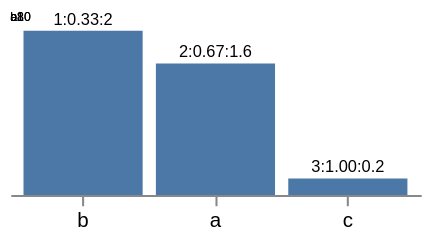

Here is the Vega-Lite specification saved for this chart:
### Vega specification from a JSON file in a GitHub repository (floating-point values rounded to 4 significant figures)
{"width": 200, "height": 80, "padding": 5, "data": [{"name": "raw", "values": [{"k": "a", "v": 3}, {"k": "b", "v": 8}, {"k": "a", "v": 5}, {"k": "c", "v": 1}, {"k": "b", "v": 2}]}, {"name": "agg", "source": "raw", "transform": [{"type": "aggregate", "groupby": ["k"], "ops": ["sum", "count", "max"], "fields": ["v", null, "v"], "as": ["total", "n", "top"]}, {"type": "window", "sort": {"field": "total", "order": "descending"}, "ops": ["rank", "cume_dist"], "as": ["rank", "cdf"]}, {"type": "formula", "expr": "datum.total / 5", "as": "scaled"}, {"type": "filter", "expr": "datum.n >= 1"}, {"type": "collect", "sort": {"field": "total", "order": "descending"}}]}, {"name": "lookupd", "source": "raw", "transform": [{"type": "lookup", "from": "agg", "key": "k", "fields": ["k"], "values": ["total"], "as": ["grand"]}, {"type": "project", "fields": ["k", "grand"], "as": ["key", "g"]}]}], "scales": [{"name": "x", "type": "band", "domain": {"data": "agg", "field": "k", "sort": {"op": "max", "field": "total", "order": "descending"}}, "range": "width", "padding": 0.1}, {"name": "y", "type": "linear", "domain": {"data": "agg", "field": "total"}, "range": "height", "nice": true}], "axes": [{"orient": "bottom", "scale": "x"}], "marks": [{"type": "rect", "from": {"data": "agg"}, "encode": {"update": {"x": {"scale": "x", "field": "k"}, "width": {"scale": "x", "band": 1}, "y": {"scale": "y", "field": "total"}, "y2": {"scale": "y", "value": 0}}}}, {"type": "text", "from": {"data": "agg"}, "encode": {"update": {"x": {"scale": "x", "field": "k", "band": 0.5}, "y": {"scale": "y", "field": "total", "offset": -3}, "align": {"value": "center"}, "text": {"signal": "datum.rank + ':' + format(datum.cdf, '.2f') + ':' + datum.scaled"}, "fontSize": {"value": 8}}}}, {"type": "text", "from": {"data": "lookupd"}, "encode": {"update": {"x": {"value": 0}, "y": {"signal": "-5"}, "text": {"signal": "datum.key + datum.g"}, "fontSize": {"value": 6}}}}]}
